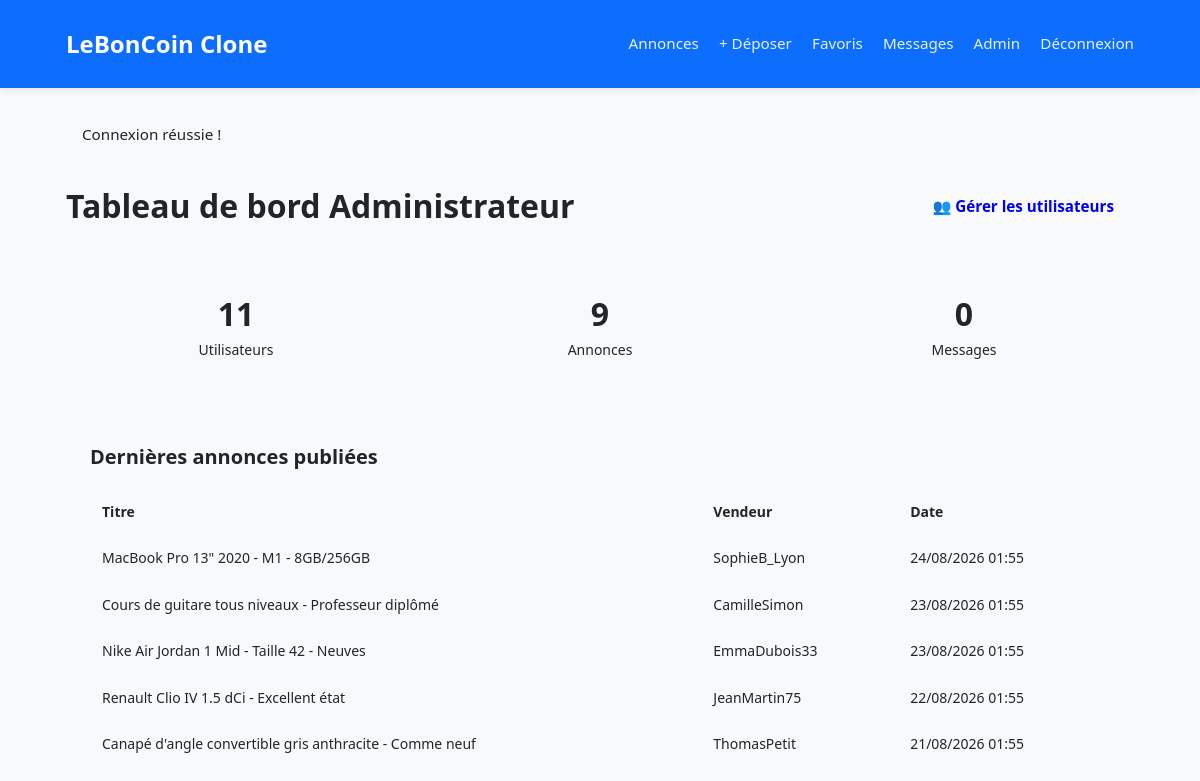
Screenshot of /pages/admin/dashboard.php (signed in) with the database file from the repository.
### tables this page shows
CREATE TABLE annonces (
    id INT AUTO_INCREMENT PRIMARY KEY,
    utilisateur_id INT NOT NULL,
    categorie_id INT,
    titre VARCHAR(255) NOT NULL,
    description TEXT NOT NULL,
    prix DECIMAL(10,2) NOT NULL,
    location VARCHAR(255) DEFAULT NULL,
    views INT DEFAULT 0,
    date_creation DATETIME DEFAULT CURRENT_TIMESTAMP,
    date_modification DATETIME DEFAULT CURRENT_TIMESTAMP ON UPDATE CURRENT_TIMESTAMP,
    FOREIGN KEY (utilisateur_id) REFERENCES utilisateurs(id) ON DELETE CASCADE,
    FOREIGN KEY (categorie_id) REFERENCES categories(id) ON DELETE SET NULL,
    INDEX idx_categorie (categorie_id),
    INDEX idx_utilisateur (utilisateur_id),
    INDEX idx_date_creation (date_creation)
);

CREATE TABLE utilisateurs (
    id INT AUTO_INCREMENT PRIMARY KEY,
    email VARCHAR(255) NOT NULL UNIQUE,
    mot_de_passe VARCHAR(255) NOT NULL,
    pseudo VARCHAR(100) NOT NULL,
    role ENUM('user', 'admin') DEFAULT 'user',
    avatar VARCHAR(255) DEFAULT NULL,
    is_verified TINYINT(1) DEFAULT 0,
    status ENUM('active', 'suspended') DEFAULT 'active',
    reset_token VARCHAR(255) DEFAULT NULL,
    reset_token_expires DATETIME DEFAULT NULL,
    last_login DATETIME DEFAULT NULL,
    date_inscription DATETIME DEFAULT CURRENT_TIMESTAMP,
    INDEX idx_email (email),
    INDEX idx_role (role)
);

### config/init.php (called while the page is built, shortened)
<?php
function url(string $path = ''): string {
    $path = '/' . ltrim($path, '/');
    return BASE_URL . $path;
}
function e(string $string): string {
    return htmlspecialchars($string, ENT_QUOTES, 'UTF-8');
}

### pages/admin/dashboard.php (the view, shortened to what this page needs)
<?php
require_once __DIR__ . '/../../includes/header.php';
$total_users = $pdo->query("SELECT COUNT(*) FROM utilisateurs")->fetchColumn();
$total_ads = $pdo->query("SELECT COUNT(*) FROM annonces")->fetchColumn();
$total_messages = $pdo->query("SELECT COUNT(*) FROM messages")->fetchColumn();
$recent_ads = $pdo->query("SELECT a.titre, u.pseudo, a.date_creation FROM annonces a JOIN utilisateurs u ON a.utilisateur_id = u.id ORDER BY a.date_creation DESC LIMIT 5")->fetchAll();
?>
<div style="display: flex; justify-content: space-between; align-items: center; margin-bottom: 2rem;">
    <h1>Tableau de bord Administrateur</h1>
    <a href="<?= url('/pages/admin/users.php') ?>" class="btn btn-secondary">👥 Gérer les utilisateurs</a>
</div>
<div style="display: grid; grid-template-columns: repeat(auto-fit, minmax(200px, 1fr)); gap: 1.5rem; margin-bottom: 2rem;">
    <div style="background: var(--bg-primary); padding: 1.5rem; border-radius: var(--radius); border: 1px solid var(--border); text-align: center;">
        <div style="font-size: 2rem; font-weight: 700; color: var(--accent);"><?= $total_users ?></div>
        <div style="color: var(--text-secondary); font-size: 0.875rem;">Utilisateurs</div>
    </div>
    <div style="background: var(--bg-primary); padding: 1.5rem; border-radius: var(--radius); border: 1px solid var(--border); text-align: center;">
        <div style="font-size: 2rem; font-weight: 700; color: var(--success);"><?= $total_ads ?></div>
        <div style="color: var(--text-secondary); font-size: 0.875rem;">Annonces</div>
    </div>
    <div style="background: var(--bg-primary); padding: 1.5rem; border-radius: var(--radius); border: 1px solid var(--border); text-align: center;">
        <div style="font-size: 2rem; font-weight: 700; color: var(--danger);"><?= $total_messages ?></div>
        <div style="color: var(--text-secondary); font-size: 0.875rem;">Messages</div>
    </div>
</div>
<div style="background: var(--bg-primary); padding: 1.5rem; border-radius: var(--radius); border: 1px solid var(--border);">
    <h2 style="margin-bottom: 1rem; font-size: 1.25rem;">Dernières annonces publiées</h2>
    <table style="width: 100%; border-collapse: collapse; font-size: 0.875rem;">
        <thead>
            <tr style="border-bottom: 1px solid var(--border); text-align: left;">
                <th style="padding: 0.75rem;">Titre</th>
                <th style="padding: 0.75rem;">Vendeur</th>
                <th style="padding: 0.75rem;">Date</th>
            </tr>
        </thead>
        <tbody>
            <?php foreach ($recent_ads as $ad): ?>
            <tr style="border-bottom: 1px solid var(--border);">
                <td style="padding: 0.75rem;"><?= e($ad['titre']) ?></td>
                <td style="padding: 0.75rem;"><?= e($ad['pseudo']) ?></td>
                <td style="padding: 0.75rem; color: var(--text-secondary);"><?= date('d/m/Y H:i', strtotime($ad['date_creation'])) ?></td>
            </tr>
            <?php endforeach; ?>
        </tbody>
    </table>
</div>

### assets/css/style.css (style rules this page uses)
:root { --bleu: #0d6efd; --bleu-clair: #e7f1ff; --vert: #198754; --rouge: #dc3545; --orange: #fd7e14; --gris-clair: #f8f9fa; --gris: #6c757d; --bordure: #dee2e6; --texte: #212529; --radius: 8px; --ombre: 0 2px 8px rgba(0,0,0,0.08); }
* { box-sizing: border-box; margin: 0; padding: 0; }
body { font-family: 'Segoe UI', Arial, sans-serif; background: var(--gris-clair); color: var(--texte); line-height: 1.6; }
.btn { display: inline-block; padding: 10px 20px; border-radius: var(--radius); font-size: 0.95rem; font-weight: 600; text-decoration: none; cursor: pointer; border: none; transition: opacity 0.2s, transform 0.1s; }

### rows the page displays
annonces: titre "MacBook Pro 13\" 2020 - M1 - 8GB/256GB", utilisateur.pseudo "SophieB_Lyon", date_creation "24/08/2026 01:55"
annonces: titre "Cours de guitare tous niveaux - Professeur diplômé", utilisateur.pseudo "CamilleSimon", date_creation "23/08/2026 01:55"
annonces: titre "Nike Air Jordan 1 Mid - Taille 42 - Neuves", utilisateur.pseudo "EmmaDubois33", date_creation "23/08/2026 01:55"
annonces: titre "Renault Clio IV 1.5 dCi - Excellent état", utilisateur.pseudo "JeanMartin75", date_creation "22/08/2026 01:55"
annonces: titre "Canapé d'angle convertible gris anthracite - Comme neuf", utilisateur.pseudo "ThomasPetit", date_creation "21/08/2026 01:55"

### other values shown
$message "Connexion réussie !"
$total_users "11"
$total_ads "9"
$total_messages "0"
